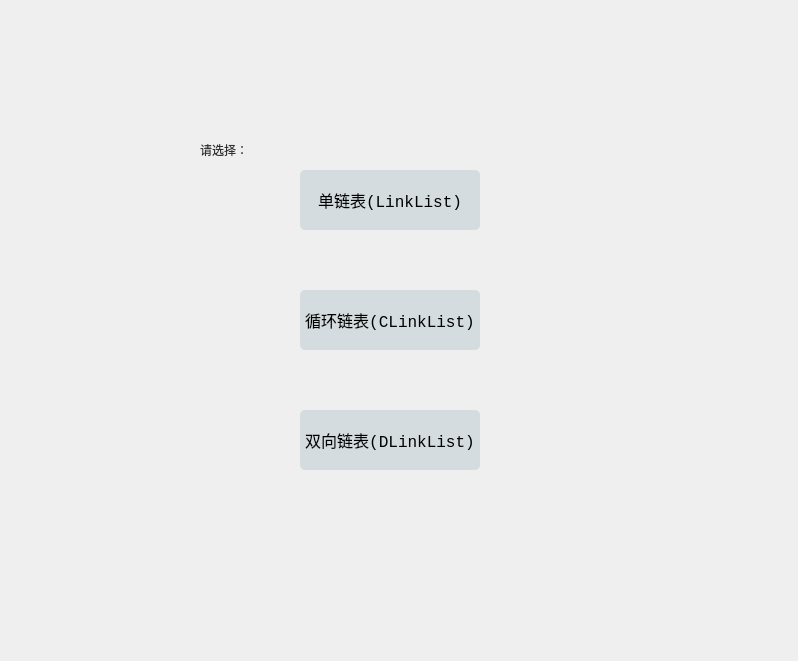
<?xml version="1.0" encoding="UTF-8"?>
<ui version="4.0">
 <class>MainWindow</class>
 <widget class="QWidget" name="MainWindow">
  <property name="geometry">
   <rect>
    <x>0</x>
    <y>0</y>
    <width>798</width>
    <height>661</height>
   </rect>
  </property>
  <property name="windowTitle">
   <string>Form</string>
  </property>
  <widget class="QWidget" name="centralWidget" native="true">
   <property name="geometry">
    <rect>
     <x>180</x>
     <y>110</y>
     <width>320</width>
     <height>380</height>
    </rect>
   </property>
   <widget class="QPushButton" name="pushButton1">
    <property name="geometry">
     <rect>
      <x>120</x>
      <y>60</y>
      <width>180</width>
      <height>60</height>
     </rect>
    </property>
    <property name="sizePolicy">
     <sizepolicy hsizetype="Preferred" vsizetype="Preferred">
      <horstretch>0</horstretch>
      <verstretch>0</verstretch>
     </sizepolicy>
    </property>
    <property name="font">
     <font>
      <family>Consolas</family>
      <pointsize>12</pointsize>
      <bold>false</bold>
     </font>
    </property>
    <property name="cursor">
     <cursorShape>OpenHandCursor</cursorShape>
    </property>
    <property name="styleSheet">
     <string notr="true">QPushButton {
     background-color: #D4DCDF;
     border-radius: 5%;
}
QPushButton:pressed {
     background-color: #D4DCDF;
     border-radius: 5%;
	color: white;
	border: 5px solid white;
}</string>
    </property>
    <property name="text">
     <string>单链表(LinkList)</string>
    </property>
   </widget>
   <widget class="QPushButton" name="pushButton2">
    <property name="geometry">
     <rect>
      <x>120</x>
      <y>180</y>
      <width>180</width>
      <height>60</height>
     </rect>
    </property>
    <property name="sizePolicy">
     <sizepolicy hsizetype="Preferred" vsizetype="Preferred">
      <horstretch>0</horstretch>
      <verstretch>0</verstretch>
     </sizepolicy>
    </property>
    <property name="font">
     <font>
      <family>Consolas</family>
      <pointsize>12</pointsize>
      <bold>false</bold>
     </font>
    </property>
    <property name="cursor">
     <cursorShape>OpenHandCursor</cursorShape>
    </property>
    <property name="styleSheet">
     <string notr="true">QPushButton {
     background-color: #D4DCDF;
     border-radius: 5%;
}
QPushButton:pressed {
     background-color: #D4DCDF;
     border-radius: 5%;
	color: white;
	border: 5px solid white;
}</string>
    </property>
    <property name="text">
     <string>循环链表(CLinkList)</string>
    </property>
   </widget>
   <widget class="QPushButton" name="pushButton3">
    <property name="geometry">
     <rect>
      <x>120</x>
      <y>300</y>
      <width>180</width>
      <height>60</height>
     </rect>
    </property>
    <property name="sizePolicy">
     <sizepolicy hsizetype="Preferred" vsizetype="Preferred">
      <horstretch>0</horstretch>
      <verstretch>0</verstretch>
     </sizepolicy>
    </property>
    <property name="font">
     <font>
      <family>Consolas</family>
      <pointsize>12</pointsize>
      <bold>false</bold>
     </font>
    </property>
    <property name="cursor">
     <cursorShape>OpenHandCursor</cursorShape>
    </property>
    <property name="styleSheet">
     <string notr="true">QPushButton {
     background-color: #D4DCDF;
     border-radius: 5%;
}
QPushButton:pressed {
     background-color: #D4DCDF;
     border-radius: 5%;
	color: white;
	border: 5px solid white;
}</string>
    </property>
    <property name="text">
     <string>双向链表(DLinkList)</string>
    </property>
   </widget>
   <widget class="QLabel" name="label">
    <property name="geometry">
     <rect>
      <x>20</x>
      <y>20</y>
      <width>100</width>
      <height>40</height>
     </rect>
    </property>
    <property name="styleSheet">
     <string notr="true">font: 75 14pt &quot;微软雅黑&quot;;
color: rgb(49, 49, 49);</string>
    </property>
    <property name="text">
     <string>请选择：</string>
    </property>
   </widget>
  </widget>
 </widget>
 <resources/>
 <connections/>
</ui>
